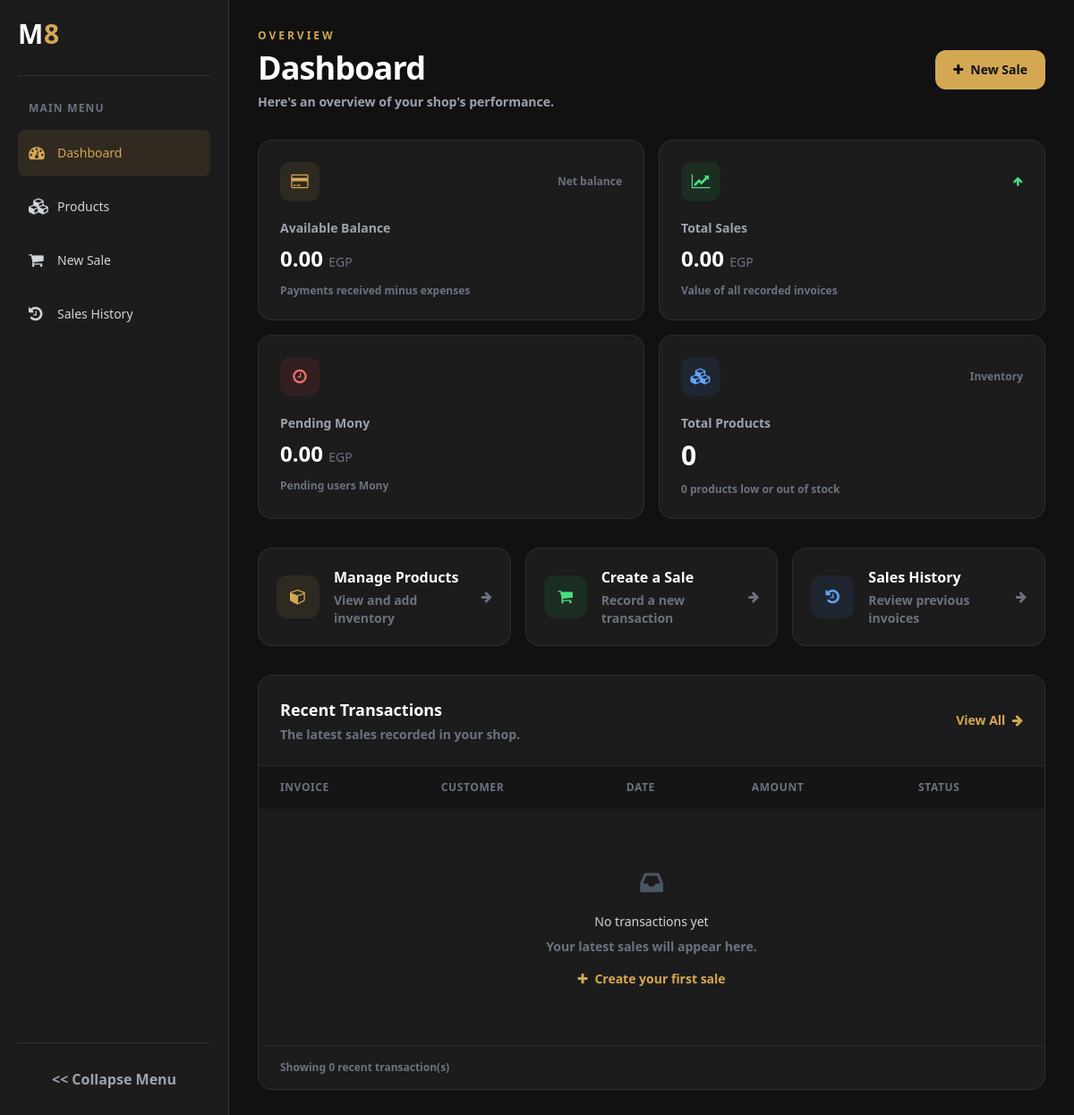
The app's page /, older data.
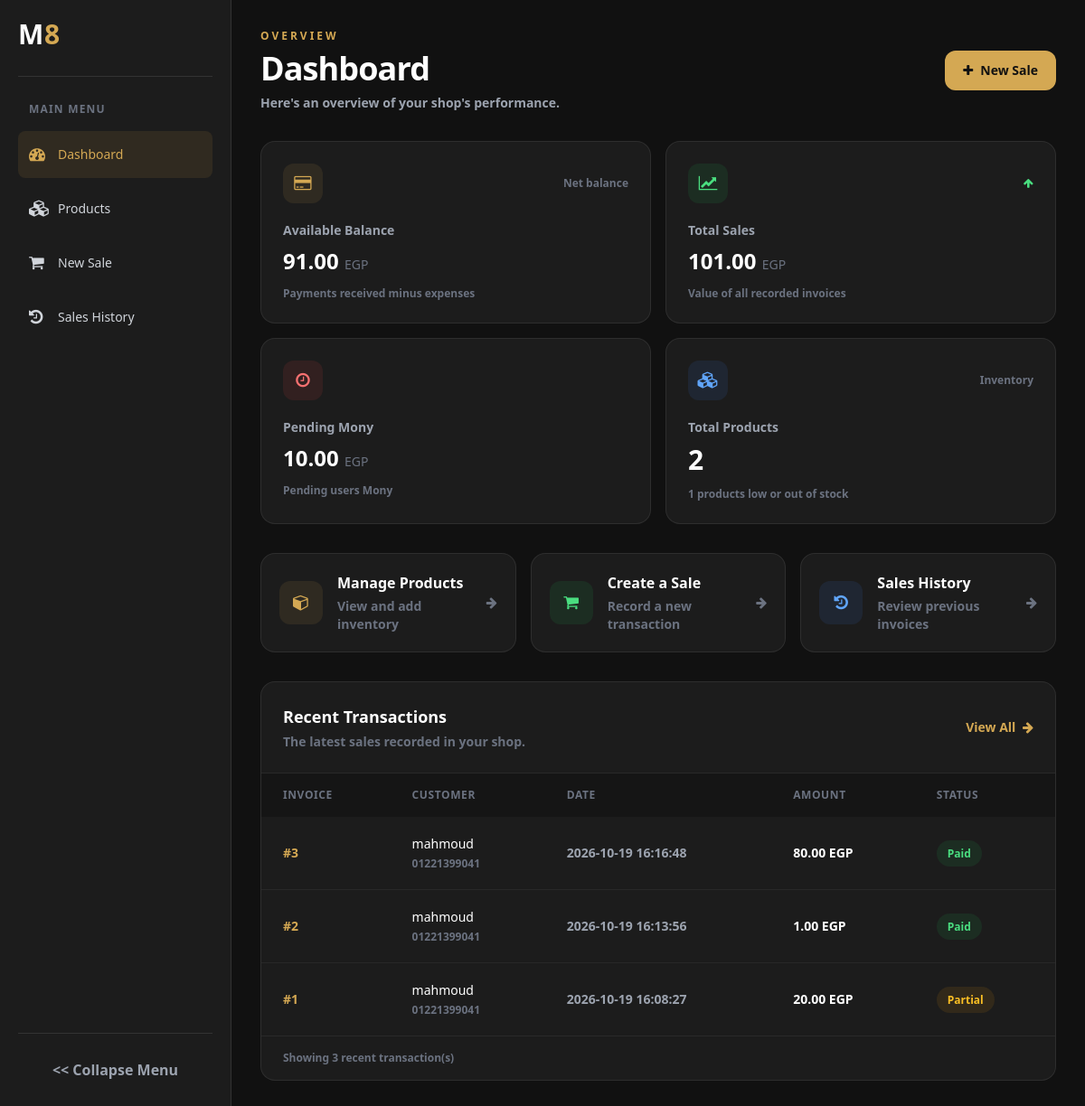
The same page, newer data.
### tables this page shows
CREATE TABLE sales (
            id INTEGER PRIMARY KEY AUTOINCREMENT,
            user_id INTEGER NOT NULL,
            total_amount REAL NOT NULL DEFAULT 0
                CHECK (total_amount >= 0),
            paid_amount REAL NOT NULL DEFAULT 0
                CHECK (paid_amount >= 0 AND paid_amount <= total_amount),
            payment_method TEXT NOT NULL DEFAULT 'cash',
            date TEXT NOT NULL DEFAULT CURRENT_TIMESTAMP,
            FOREIGN KEY (user_id) REFERENCES users(id)
        );

CREATE TABLE users (
            id INTEGER PRIMARY KEY AUTOINCREMENT,
            username TEXT NOT NULL UNIQUE,
            phone TEXT NOT NULL
        );

### app.py (the view)
@app.route("/")
def dashboard():
    db = get_db()
    totalSales = db.execute("""
        SELECT COALESCE(SUM(total_amount), 0) FROM sales
    """).fetchone()[0]
    totalExpenses = db.execute("""
        SELECT COALESCE(SUM(amount), 0) FROM expenses
    """).fetchone()[0]
    totalPaid = db.execute("""
        SELECT COALESCE(SUM(paid_amount), 0) FROM sales
    """).fetchone()[0]
    availableBalance = totalPaid - totalExpenses
    productsCount = db.execute("""
        SELECT COUNT(*) FROM products
    """).fetchone()[0]
    lowStockCount = db.execute("""
        SELECT COUNT(*) FROM products WHERE quantity <= 5
    """).fetchone()[0]
    recentSales = db.execute("""
        SELECT
            sales.id,
            sales.date,
            sales.total_amount,
            sales.paid_amount,
            users.username AS customer_name,
            users.phone AS customer_phone
        FROM sales
        JOIN users ON users.id = sales.user_id
        ORDER BY sales.id DESC
        LIMIT 5
    """).fetchall()
    pendingPayments = db.execute("""
        SELECT COALESCE(SUM(total_amount - paid_amount), 0)
        FROM sales
    """).fetchone()[0]
    db.close()
    return render_template(
        "dashboard.html",
        totalSales=totalSales,
        availableBalance=availableBalance,
        productsCount=productsCount,
        lowStockCount=lowStockCount,
        recentSales=recentSales,
        pendingPayments=pendingPayments
    )

### app.py (called while the page is built)
def get_db():
    db = sqlite3.connect("app.db")
    db.row_factory = sqlite3.Row
    db.execute("PRAGMA foreign_keys = ON")
    return db

### templates/dashboard.html (shortened to what the changed rows need)
{% extends "base.html" %} {% block main %}
<div class="mx-auto max-w-[1600px] space-y-8">
  <header
    class="flex flex-col gap-4 sm:flex-row sm:items-center sm:justify-between"
  >
    <div>
      <h1 class="text-3xl font-bold tracking-tight text-white sm:text-4xl">
        Dashboard
      </h1>
    </div>
  </header>
  <section class="grid grid-cols-1 gap-4 sm:grid-cols-2 xl:grid-cols-4">
    <div class="rounded-2xl border border-white/[0.08] bg-[#1C1C1C] p-5 sm:p-6">
      <div class="flex items-center justify-between">
        <div
          class="flex h-11 w-11 items-center justify-center rounded-xl bg-[#D4A853]/10"
        >
        </div>
        <span class="text-xs text-gray-500">Net balance</span>
      </div>
      <p class="mt-5 text-sm text-gray-400">Available Balance</p>
      <p class="mt-2 break-words text-2xl font-bold text-white">
        {{ "%.2f"|format(availableBalance) }}
        <span class="text-sm font-medium text-gray-500">EGP</span>
      </p>
      <p class="mt-3 text-xs text-gray-500">Payments received minus expenses</p>
    </div>
    <div class="rounded-2xl border border-white/[0.08] bg-[#1C1C1C] p-5 sm:p-6">
      <div class="flex items-center justify-between">
        <div
          class="flex h-11 w-11 items-center justify-center rounded-xl bg-green-500/10"
        >
        </div>
        <i class="fa fa-arrow-up text-xs text-green-400"></i>
      </div>
      <p class="mt-5 text-sm text-gray-400">Total Sales</p>
      <p class="mt-2 break-words text-2xl font-bold text-white">
        {{ "%.2f"|format(totalSales) }}
        <span class="text-sm font-medium text-gray-500">EGP</span>
      </p>
      <p class="mt-3 text-xs text-gray-500">Value of all recorded invoices</p>
    </div>
    <div class="rounded-2xl border border-white/[0.08] bg-[#1C1C1C] p-5 sm:p-6">
      <div class="flex items-center justify-between">
        <div
          class="flex h-11 w-11 items-center justify-center rounded-xl bg-red-500/10"
        >
        </div>
      </div>
      <p class="mt-5 text-sm text-gray-400">Pending Mony</p>
      <p class="mt-2 break-words text-2xl font-bold text-white">
        {{ "%.2f"|format(pendingPayments) }}
        <span class="text-sm font-medium text-gray-500">EGP</span>
      </p>
      <p class="mt-3 text-xs text-gray-500">Pending users Mony</p>
    </div>
    <div class="rounded-2xl border border-white/[0.08] bg-[#1C1C1C] p-5 sm:p-6">
      <div class="flex items-center justify-between">
        <div
          class="flex h-11 w-11 items-center justify-center rounded-xl bg-blue-500/10"
        >
        </div>
        <span class="text-xs text-gray-500">Inventory</span>
      </div>
      <p class="mt-5 text-sm text-gray-400">Total Products</p>
      <p class="mt-2 text-3xl font-bold text-white">{{ productsCount }}</p>
      <p class="mt-3 text-xs text-gray-500">
        {{ lowStockCount }} products low or out of stock
      </p>
    </div>
  </section>
  <section
    class="overflow-hidden rounded-2xl border border-white/[0.08] bg-[#1C1C1C]"
  >
    <div
      class="flex flex-col gap-3 border-b border-white/[0.06] p-5 sm:flex-row sm:items-center sm:justify-between sm:p-6"
    >
      <div>
        <h2 class="text-lg font-bold text-white">Recent Transactions</h2>
      </div>
      <a
        href="{{ url_for('history') }}"
        class="text-sm font-semibold text-[#D4A853] transition hover:text-[#e5bd70]"
      >
      </a>
    </div>
    <div class="overflow-x-auto">
      <table class="w-full min-w-[700px] text-left text-sm">
        <thead
          class="bg-[#151515] text-xs uppercase tracking-wider text-gray-500"
        >
          <tr>
            <th class="px-6 py-4 font-semibold">Invoice</th>
            <th class="px-6 py-4 font-semibold">Customer</th>
            <th class="px-6 py-4 font-semibold">Date</th>
            <th class="px-6 py-4 font-semibold">Amount</th>
            <th class="px-6 py-4 font-semibold">Status</th>
          </tr>
        </thead>
        <tbody class="divide-y divide-white/[0.05]">
          {% for sale in recentSales %} {% set pending = sale['total_amount'] -
          sale['paid_amount'] %}
          <tr class="transition hover:bg-white/[0.02]">
            <td class="px-6 py-5 font-semibold text-[#D4A853]">
              #{{ sale['id'] }}
            </td>
            <td class="px-6 py-5">
              <p class="font-medium text-white">{{ sale['customer_name'] }}</p>
              <p class="mt-1 text-xs text-gray-500">
                {{ sale['customer_phone'] }}
              </p>
            </td>
            <td class="px-6 py-5 text-gray-400">{{ sale['date'] }}</td>
            <td class="px-6 py-5 font-semibold text-white">
              {{ "%.2f"|format(sale['total_amount']) }} EGP
            </td>
            <td class="px-6 py-5">
              {% if pending <= 0.009 %}
              <span
                class="rounded-full bg-green-500/10 px-3 py-1.5 text-xs font-semibold text-green-400"
              >
                Paid
              </span>
              {% elif sale['paid_amount'] > 0 %}
              <span
                class="rounded-full bg-amber-500/10 px-3 py-1.5 text-xs font-semibold text-amber-400"
              >
                Partial
              </span>
              {% else %}
              <span
                class="rounded-full bg-red-500/10 px-3 py-1.5 text-xs font-semibold text-red-400"
              >
                Unpaid
              </span>
              {% endif %}
            </td>
          </tr>
          {% else %}
          <tr>
            <td colspan="5" class="px-6 py-16 text-center">
              <i class="fa fa-inbox text-3xl text-gray-600"></i>
              <p class="mt-4 font-medium text-gray-300">No transactions yet</p>
              <p class="mt-2 text-sm text-gray-500">
                Your latest sales will appear here.
              </p>
              <a
                href="{{ url_for('sales') }}"
                class="mt-4 inline-flex items-center gap-2 text-sm font-semibold text-[#D4A853] hover:text-[#e5bd70]"
              >
                <i class="fa fa-plus"></i>
                Create your first sale
              </a>
            </td>
          </tr>
          {% endfor %}
        </tbody>
      </table>
    </div>
    <div class="border-t border-white/[0.06] px-6 py-4 text-xs text-gray-500">
      Showing {{ recentSales|length }} recent transaction(s)
    </div>
  </section>
</div>
{% endblock %}

Row changes from the older to the newer data that the page shows:
added sales: id "3", customer_name "mahmoud", customer_phone "01221399041", date "2026-10-19 16:16:48", total_amount "80.00", shows "Paid"
added sales: id "2", customer_name "mahmoud", customer_phone "01221399041", date "2026-10-19 16:13:56", total_amount "1.00", shows "Paid"
added sales: id "1", customer_name "mahmoud", customer_phone "01221399041", date "2026-10-19 16:08:27", total_amount "20.00", paid_amount "Partial"
Text that changed along with them:
{{ "%.2f"|format(availableBalance) }}: "0.00" → "91.00"
{{ "%.2f"|format(totalSales) }}: "0.00" → "101.00"
{{ "%.2f"|format(pendingPayments) }}: "0.00" → "10.00"
{{ productsCount }}: "0" → "2"
{{ lowStockCount }}: "0" → "1"
{{ recentSales|length }}: "0" → "3"
text no longer shown: "No transactions yet Your latest sales will appear here. Create your first sale"
